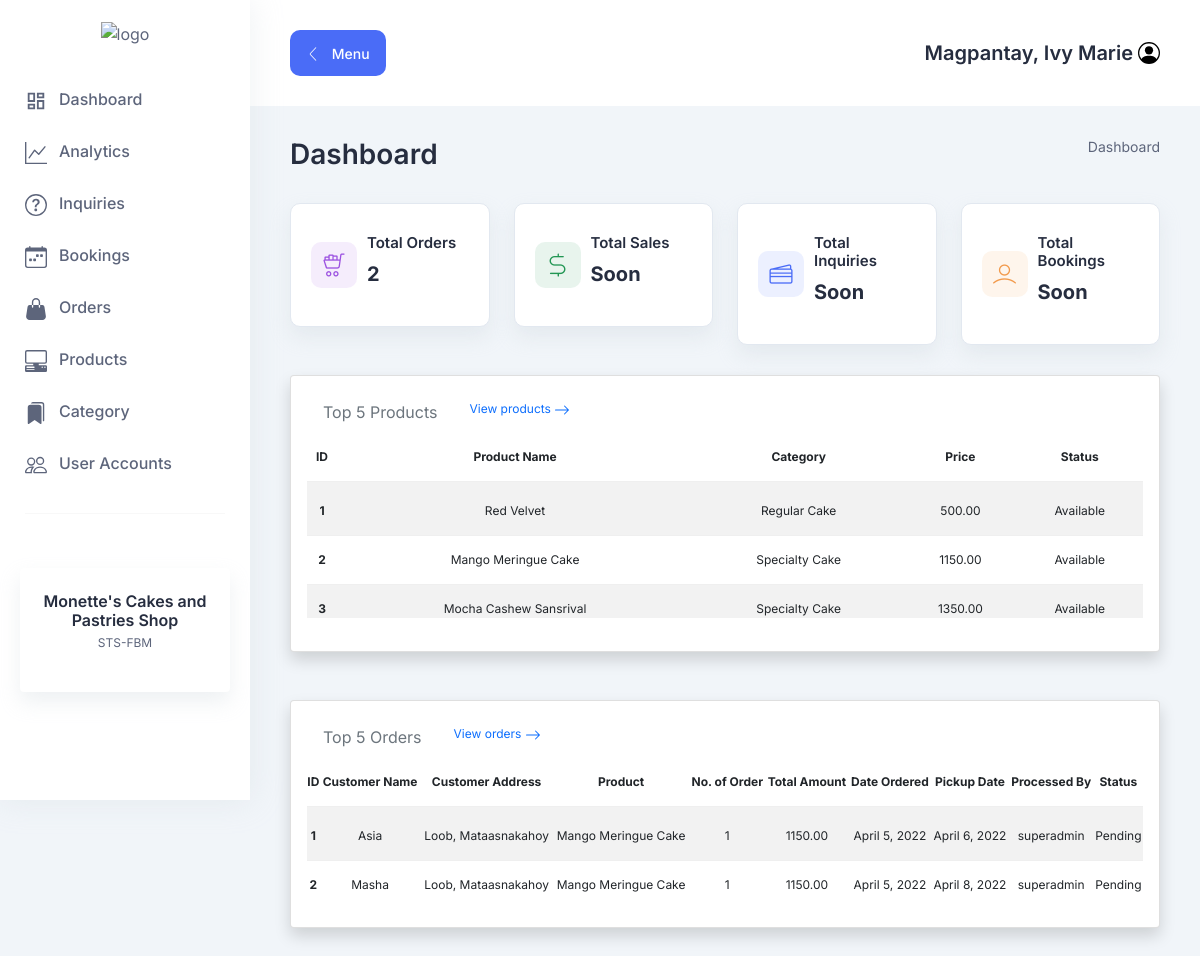
Before: / (signed in) with the older database file.
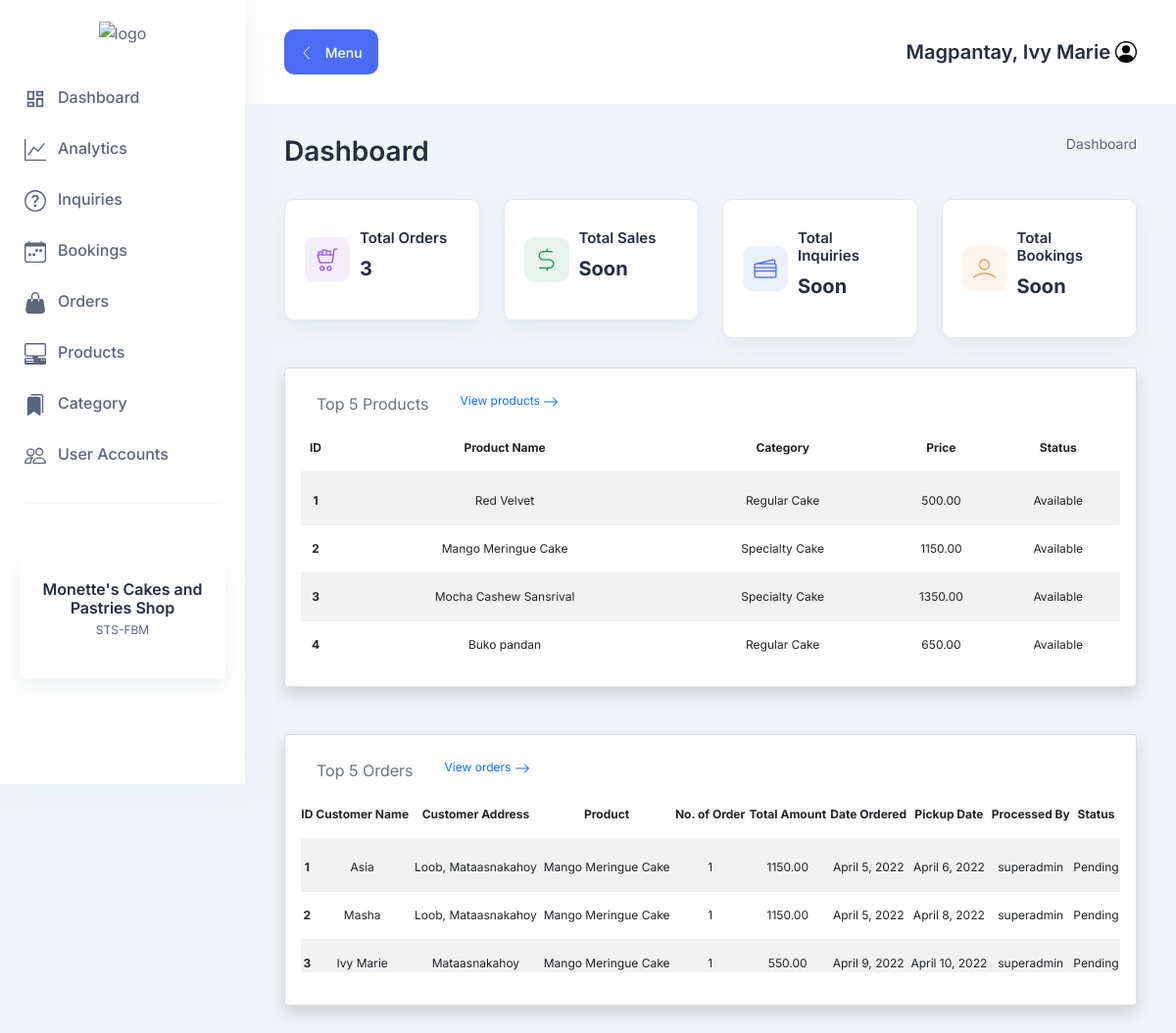
After: the same page with the newer database file.
### products/models.py (models this page shows)
class Products(models.Model):
    status = (
        ("Available", "Available"),
        ("Not Available", "Not Available")
    )
    product_name = models.CharField(max_length=255)
    category = models.ForeignKey(Category, on_delete=models.CASCADE)
    price = models.DecimalField(max_digits=10, decimal_places=2)
    size = models.CharField(max_length=255, default=0)
    status = models.CharField(max_length=255, choices=status)
    class Meta:
        verbose_name = "Products"
    def __str__(self):
        return self.product_name

class Category(models.Model):
    category = models.CharField(max_length=255)
    class Meta:
        verbose_name = "Category"
    def __str__(self):
        return self.category

### orders/models.py (models this page shows, shortened)
class Orders(models.Model):
    status = (
        ("Pending" , "Pending"),
        ("Done" , "Done")
    )
    customer_name = models.CharField(max_length=255)
    customer_address = models.CharField(max_length=255)
    products = models.ForeignKey(Products, on_delete=models.CASCADE)
    no_of_order = models.IntegerField()
    total_amount = models.DecimalField(max_digits=10, decimal_places=2)
    date_ordered = models.DateField(auto_now_add=True)
    pickup_date = models.DateField(auto_now_add=False)
    processed_by = models.CharField(max_length=255)
    notes = models.TextField()
    status = models.CharField(max_length=255, choices=status)
    class Meta:
        verbose_name = "Orders"

### dashboard/views.py (the view)
# urls.py: path("", homepage, name="homepage"),
@login_required
def homepage(request):
    template_name = "dashboard/homepage.html"
    orders = Orders.objects.all()[:5]
    products = Products.objects.all()[:5]
    total_orders = Orders.objects.all().count()
    context = {
        "orders" : orders,
        "products" : products,
        "total_orders" : total_orders
    }
    return render(request, template_name, context)

### dashboard/templates/dashboard/homepage.html
{% extends 'base.html' %} {% block body %}
<section class="section">
  <div class="container-fluid">
    <div class="title-wrapper pt-30">
      <div class="row align-items-center">
        <div class="col-md-6">
          <div class="title mb-30">
            <h2>Dashboard</h2>
          </div>
        </div>
        <div class="col-md-6">
          <div class="breadcrumb-wrapper mb-30">
            <nav aria-label="breadcrumb">
              <ol class="breadcrumb">
                <li class="breadcrumb-item">
                  <a href="/">Dashboard</a>
                </li>
              </ol>
            </nav>
          </div>
        </div>
      </div>
    </div>
    <div class="row">
      <div class="col-xl-3 col-lg-4 col-sm-6">
        <div class="icon-card mb-30">
          <div class="icon purple">
            <i class="lni lni-cart-full"></i>
          </div>
          <div class="content">
            <h6 class="mb-10">Total Orders</h6>
            <h3 class="text-bold mb-10">{{total_orders}}</h3>
          </div>
        </div>
      </div>
      <div class="col-xl-3 col-lg-4 col-sm-6">
        <div class="icon-card mb-30">
          <div class="icon success">
            <i class="lni lni-dollar"></i>
          </div>
          <div class="content">
            <h6 class="mb-10">Total Sales</h6>
            <h3 class="text-bold mb-10">Soon</h3>
          </div>
        </div>
      </div>
      <div class="col-xl-3 col-lg-4 col-sm-6">
        <div class="icon-card mb-30">
          <div class="icon primary">
            <i class="lni lni-credit-cards"></i>
          </div>
          <div class="content">
            <h6 class="mb-10">Total Inquiries</h6>
            <h3 class="text-bold mb-10">Soon</h3>
          </div>
        </div>
      </div>
      <div class="col-xl-3 col-lg-4 col-sm-6">
        <div class="icon-card mb-30">
          <div class="icon orange">
            <i class="lni lni-user"></i>
          </div>
          <div class="content">
            <h6 class="mb-10">Total Bookings</h6>
            <h3 class="text-bold mb-10">Soon</h3>
          </div>
        </div>
      </div>
    </div>
    <div class="dashboard-products">
      {% include "dashboard/products.html" %}
    </div>
    <div class="dashboard-orders mt-5">
      {% include "dashboard/orders.html" %}
    </div>
  </div>
</section>
{% endblock %}

### dashboard/templates/dashboard/products.html
<div class="card shadow rounded" style="font-size: 12px;">
  <div class="card-body">
    <table class="table table-striped">
      <ul class="nav">
        <li class="nav-item">
          <p class="nav-link active text-muted">Top 5 Products</p>
        </li>
        <li class="nav-item">
          <a class="nav-link text-decoration-none" href="{% url "products-list" %}">
            View products
            <svg xmlns="http://www.w3.org/2000/svg" width="16" height="16" fill="currentColor" class="bi bi-arrow-right" viewBox="0 0 16 16">
              <path fill-rule="evenodd" d="M1 8a.5.5 0 0 1 .5-.5h11.793l-3.147-3.146a.5.5 0 0 1 .708-.708l4 4a.5.5 0 0 1 0 .708l-4 4a.5.5 0 0 1-.708-.708L13.293 8.5H1.5A.5.5 0 0 1 1 8z"/>
            </svg>
          </a>
        </li>
      </ul>
      <thead>
        <tr class="text-center">
          <th scope="col">ID</th>
          <th scope="col">Product Name</th>
          <th scope="col">Category</th>
          <th scope="col">Price</th>
          <th scope="col">Status</th>
        </tr>
      </thead>
      <tbody>
        {% for list in products %}
          <tr class="text-center">
            <th scope="row">{{forloop.counter}}</th>
            <td>{{list.product_name}}</td>
            <td>{{list.category}}</td>
            <td>{{list.price}}</td>
            <td>{{list.status}}</td>
          </tr>
        {% endfor %}
        </tbody>
  </table>
</div>

### dashboard/templates/dashboard/orders.html
<div class="card shadow rounded" style="font-size:  12px;">
    <div class="card-body">
        <table class="table table-striped">
            <ul class="nav">
                <li class="nav-item">
                  <p class="nav-link active text-muted">Top 5 Orders</p>
                </li>
                <li class="nav-item">
                    <a class="nav-link text-decoration-none" href="{% url "orders-list" %}">
                        View orders
                        <svg xmlns="http://www.w3.org/2000/svg" width="16" height="16" fill="currentColor" class="bi bi-arrow-right" viewBox="0 0 16 16">
                          <path fill-rule="evenodd" d="M1 8a.5.5 0 0 1 .5-.5h11.793l-3.147-3.146a.5.5 0 0 1 .708-.708l4 4a.5.5 0 0 1 0 .708l-4 4a.5.5 0 0 1-.708-.708L13.293 8.5H1.5A.5.5 0 0 1 1 8z"/>
                        </svg>
                      </a>
                </li>
              </ul>
            <thead>
                <tr class="text-center">
                    <th  scope="col">ID </th>
                    <th scope="col">Customer Name</th>
                    <th scope="col">Customer Address</th>
                    <th scope="col">Product</th>
                    <th scope="col">No. of Order</th>
                    <th scope="col">Total Amount</th>
                    <th scope="col">Date Ordered</th>
                    <th scope="col">Pickup Date</th>
                    <th scope="col">Processed By</th>
                    <th scope="col">Status</th>
                </tr>
            </thead>
            <tbody>
                {% for list in orders %}
                <tr class="text-center">
                    <th scope="row">{{forloop.counter}}</th>
                    <td>{{list.customer_name}}</td>
                    <td>{{list.customer_address}}</td>
                    <td>{{list.products}}</td>
                    <td>{{list.no_of_order}}</td>
                    <td>{{list.total_amount}}</td>
                    <td>{{list.date_ordered}}</td>
                    <td>{{list.pickup_date}}</td>
                    <td>{{list.processed_by}}</td>
                    <td>{{list.status}}</td>
                </tr>
                {% endfor %}
            </tbody>
      </table>
    </div>
</div>

Changed rows visible on the page:
added Products: product_name "Buko pandan", category "Regular Cake", price "650.00", status "Available"
added Orders: customer_name "Ivy Marie", customer_address "Mataasnakahoy", products "Mango Meringue Cake", no_of_order "1", total_amount "550.00", date_ordered "April 9, 2022", pickup_date "April 10, 2022", processed_by "superadmin", status "Pending"
Other visible differences:
{{ total_orders }}: "2" → "3"
